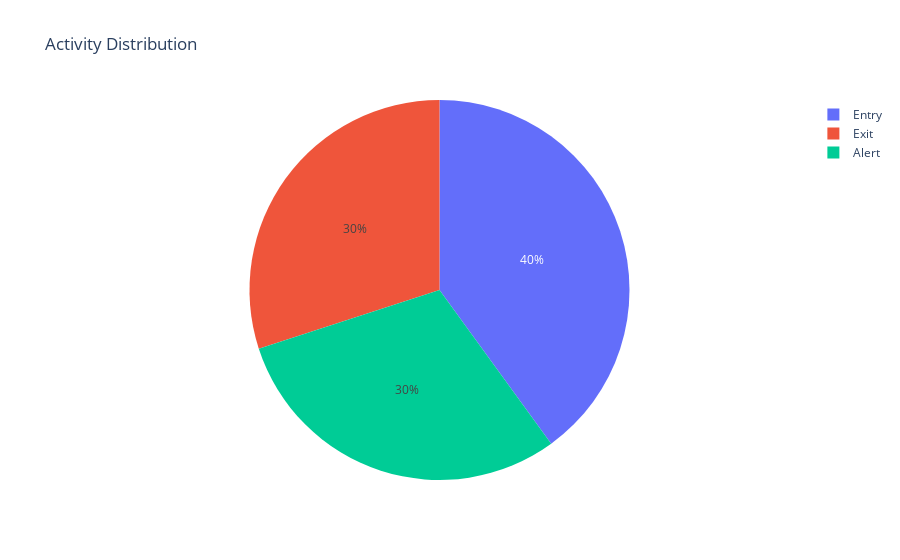

The notebook cell this image was saved under:
### Code cell
fig = px.pie(activity_logs_df, names='activity_type', title='Activity Distribution')
fig.show()

### Figure 1 — Plotly figure (JSON) as saved in the notebook; plotly's stock layout.template omitted (floating-point values rounded to 4 significant figures)
{"data": [{"domain": {"x": [0, 1], "y": [0, 1]}, "hovertemplate": "activity_type=%{label}<extra></extra>", "labels": ["Entry", "Exit", "Alert", "Entry", "Exit", "Alert", "Entry", "Exit", "Alert", "Entry"], "legendgroup": "", "name": "", "showlegend": true, "type": "pie"}], "layout": {"legend": {"tracegroupgap": 0}, "title": {"text": "Activity Distribution"}}}
